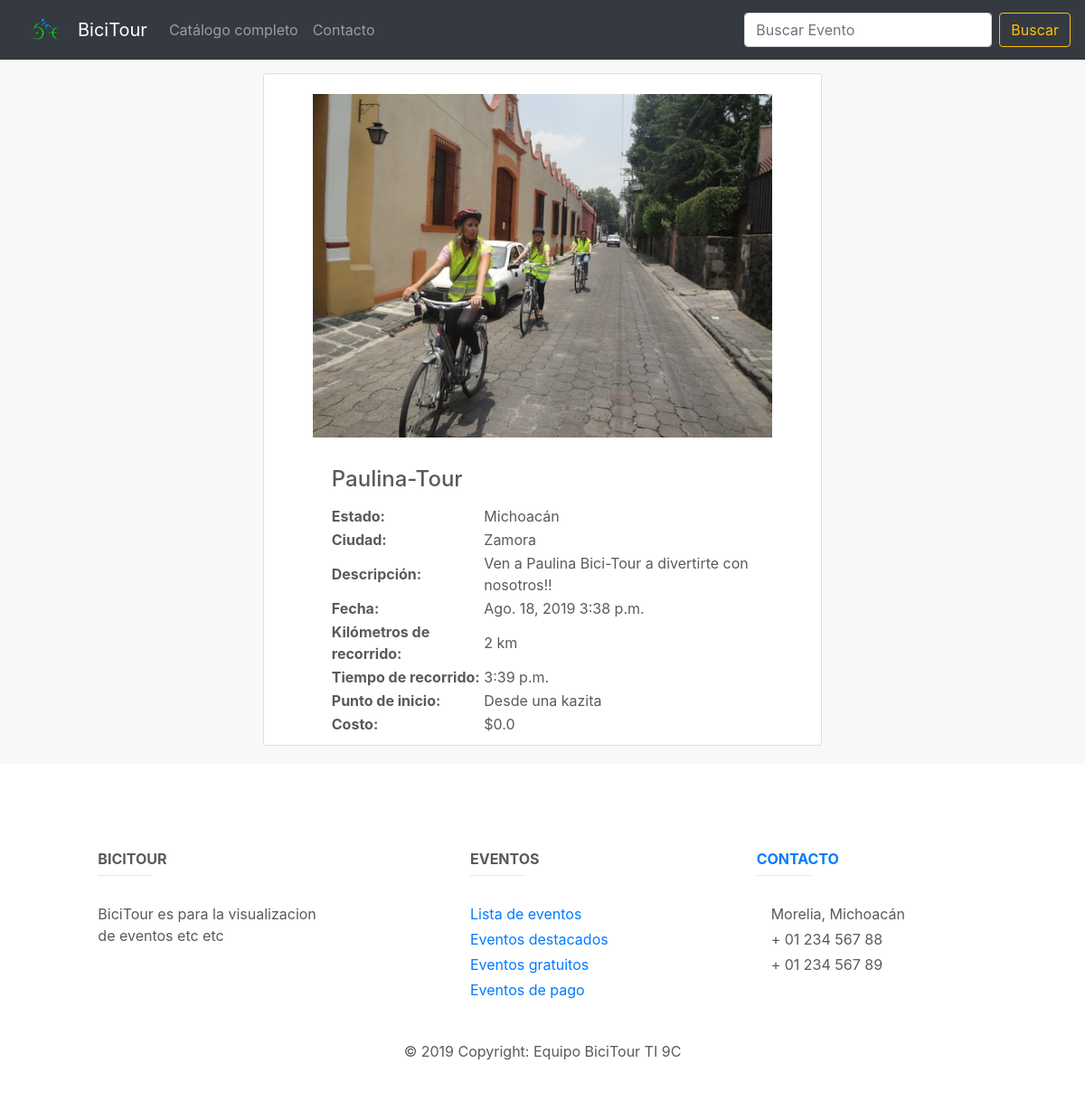
Screenshot of /evento/7/ with the database file from the repository.
### eventos/models.py (models this page shows, shortened)
class Eventos(models.Model):
	name = models.CharField(max_length=50,verbose_name="Nombre")
	estado = models.ForeignKey('Estados', on_delete=models.CASCADE, blank=True, null=True, verbose_name="Estado")
	city = models.CharField(max_length=50,verbose_name="Ciudad")
	descripcion = models.TextField(verbose_name="Descripción")
	date = models.DateField(auto_now=False, auto_now_add=False, verbose_name="Fecha del Evento")
	hora = models.TimeField(auto_now=False, auto_now_add=False, verbose_name="Hora del Evento")
	km = models.CharField( max_length=12, verbose_name="Kilómetros de recorrido",blank=True,null=True)
	time = models.TimeField(auto_now=False, auto_now_add=False, verbose_name="Tiempo de recorrido")
	punto_inicio = models.CharField(max_length=50,verbose_name="Punto de inicio",blank=True,null=True)
	costo = models.FloatField(verbose_name="Costo")
	imagen = models.ImageField(upload_to='evento', height_field=None, width_field=None, max_length=None)
	created = models.DateTimeField(auto_now_add=True,verbose_name="Creación") # Fecha y tiempo
	updated = models.DateTimeField(auto_now_add=True,verbose_name="Modificado")
	class Meta:
		verbose_name = 'Evento'
		verbose_name_plural = 'Eventos'
		ordering = ["-created"]

class Estados(models.Model):
	nombre = models.CharField(max_length=50, verbose_name="Estado")
	image = models.ImageField(upload_to='estado', height_field=None, width_field=None, max_length=None,blank=True,null=True)
	created = models.DateTimeField(auto_now_add=True,verbose_name="Creación") # Fecha y tiempo
	updated = models.DateTimeField(auto_now_add=True,verbose_name="Modificado")
	class Meta:
		verbose_name = 'Estado'
		verbose_name_plural = 'Estados'
		ordering = ["nombre"]
	def __str__(self):
		return self.nombre

### eventos/views.py (the view)
# urls.py: path('evento/<int:id>/', views.details, name='Detalles'),
def details(request, id):
    evento = get_object_or_404(Eventos, id=id)
    return render(request, 'eventos/event_detail.html', {'evento': evento})

### eventos/templates/eventos/event_detail.html
{% extends 'eventos/plantilla.html' %}
{% load static %}
{% block content %}
<div class="content container">
	<div class="row">
		<div class="card col-md-auto" style="margin: auto;margin-bottom: 20px">
			<div class="evento text-center">
				<img class="text-center" src="{{evento.imagen.url}}" alt="{{evento.name}}"
					style="margin: 2%;max-width: 90%; max-height: 400px;padding: 10px"><br>
			</div>
			<div class="col-md-10 text-left" style="margin:auto;padding: 10px;">
				<table>
					<tr>
						<td>
							<h4 class="card-title">{{evento.name }}</h4>
						</td>
					</tr>
					<tr>
						<th>Estado:</th>
						<td>{{evento.estado}}</td>
					</tr>
					<tr>
						<th>Ciudad:</th>
						<td>{{evento.city}}</td>
					</tr>
					<tr>
						<th>Descripción: </th>
						<td>{{evento.descripcion}}</td>
					</tr>
					<tr>
						<th>Fecha: </th>
						<td>{{evento.date}} {{evento.hora}}</td>
					</tr>
					<tr>
						<th>Kilómetros de recorrido:</th>
						<td>{{evento.km}}</td>
					</tr>
					<tr>
						<th>Tiempo de recorrido:</th>
						<td>{{evento.time}}</td>
					</tr>
					<tr>
						<th>Punto de inicio: </th>
						<td>{{evento.punto_inicio}}</td>
					</tr>
					<tr>
						<th>Costo:</th>
						<td>${{evento.costo}}</td>
					</tr>
				</table>
			</div>
		</div>
	</div>
</div>
{% endblock content %}

### eventos/static/css/style.css (style rules this page uses)
body { padding-top: 3rem; padding-bottom: 3rem; color: #5a5a5a; }
:root { --jumbotron-padding-y: 3rem; }

### rows the page displays
Eventos: imagen (picture), name "Paulina-Tour", estado "Michoacán", city "Zamora", descripcion "Ven a Paulina Bici-Tour a divertirte con nosotros!!", date "Ago. 18, 2019", hora "3:38 p.m.", km "2 km", time "3:39 p.m.", punto_inicio "Desde una kazita", costo "0.0"
